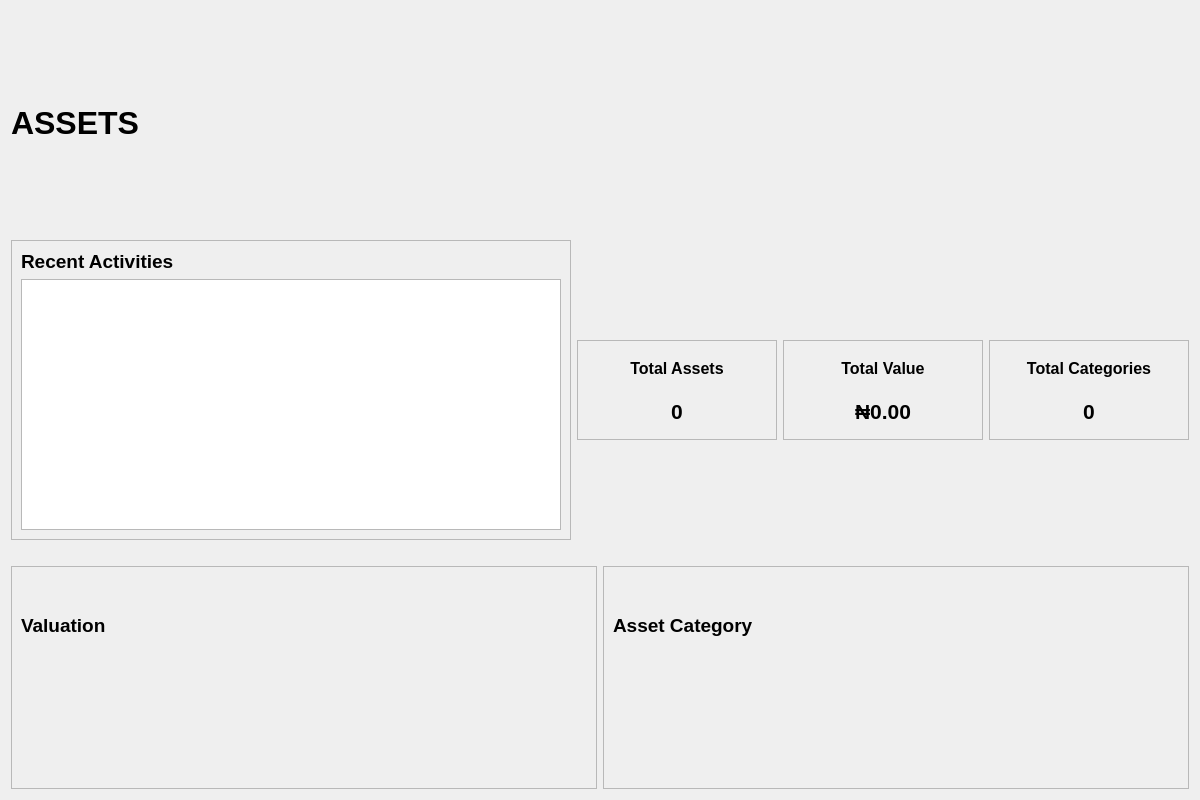
<?xml version="1.0" encoding="UTF-8"?>
<ui version="4.0">
 <class>DashboardScreen</class>
 <widget class="QWidget" name="DashboardScreen">
  <property name="geometry">
   <rect>
    <x>0</x>
    <y>0</y>
    <width>1200</width>
    <height>800</height>
   </rect>
  </property>
  <layout class="QVBoxLayout" name="mainVerticalLayout">
   <item>
    <layout class="QHBoxLayout" name="headerLayout">
     <item>
      <widget class="QLabel" name="assetsLabel">
       <property name="font">
        <font>
         <pointsize>24</pointsize>
         <bold>true</bold>
        </font>
       </property>
       <property name="text">
        <string>ASSETS</string>
       </property>
       <property name="alignment">
        <set>Qt::AlignmentFlag::AlignLeading|Qt::AlignmentFlag::AlignLeft|Qt::AlignmentFlag::AlignVCenter</set>
       </property>
      </widget>
     </item>
     <item>
      <spacer name="headerSpacer">
       <property name="orientation">
        <enum>Qt::Orientation::Horizontal</enum>
       </property>
       <property name="sizeType">
        <enum>QSizePolicy::Policy::Expanding</enum>
       </property>
       <property name="sizeHint" stdset="0">
        <size>
         <width>0</width>
         <height>0</height>
        </size>
       </property>
      </spacer>
     </item>
    </layout>
   </item>
   <item>
    <layout class="QHBoxLayout" name="summaryCardsLayout">
     <item>
      <layout class="QVBoxLayout" name="rightColumnLayout">
       <item>
        <widget class="QFrame" name="recentActivitiesFrame">
         <property name="maximumSize">
          <size>
           <width>16777215</width>
           <height>300</height>
          </size>
         </property>
         <property name="frameShape">
          <enum>QFrame::Shape::StyledPanel</enum>
         </property>
         <layout class="QVBoxLayout" name="recentActivitiesLayout">
          <item>
           <widget class="QLabel" name="recentActivitiesLabel">
            <property name="font">
             <font>
              <pointsize>14</pointsize>
              <bold>true</bold>
             </font>
            </property>
            <property name="text">
             <string>Recent Activities</string>
            </property>
           </widget>
          </item>
          <item>
           <widget class="QListWidget" name="recentActivitiesList"/>
          </item>
         </layout>
        </widget>
       </item>
      </layout>
     </item>
     <item>
      <widget class="QFrame" name="totalAssetsFrame">
       <property name="minimumSize">
        <size>
         <width>200</width>
         <height>100</height>
        </size>
       </property>
       <property name="maximumSize">
        <size>
         <width>16777215</width>
         <height>100</height>
        </size>
       </property>
       <property name="frameShape">
        <enum>QFrame::Shape::StyledPanel</enum>
       </property>
       <layout class="QVBoxLayout" name="totalAssetsLayout">
        <item>
         <widget class="QLabel" name="totalAssetsTitle">
          <property name="font">
           <font>
            <pointsize>12</pointsize>
            <bold>true</bold>
           </font>
          </property>
          <property name="text">
           <string>Total Assets</string>
          </property>
          <property name="alignment">
           <set>Qt::AlignmentFlag::AlignCenter</set>
          </property>
         </widget>
        </item>
        <item>
         <widget class="QLabel" name="totalAssetsLabel">
          <property name="font">
           <font>
            <pointsize>16</pointsize>
            <bold>true</bold>
           </font>
          </property>
          <property name="text">
           <string>0</string>
          </property>
          <property name="alignment">
           <set>Qt::AlignmentFlag::AlignCenter</set>
          </property>
         </widget>
        </item>
       </layout>
      </widget>
     </item>
     <item>
      <widget class="QFrame" name="totalValueFrame">
       <property name="minimumSize">
        <size>
         <width>200</width>
         <height>100</height>
        </size>
       </property>
       <property name="maximumSize">
        <size>
         <width>16777215</width>
         <height>100</height>
        </size>
       </property>
       <property name="frameShape">
        <enum>QFrame::Shape::StyledPanel</enum>
       </property>
       <layout class="QVBoxLayout" name="totalValueLayout">
        <item>
         <widget class="QLabel" name="totalValueTitle">
          <property name="font">
           <font>
            <pointsize>12</pointsize>
            <bold>true</bold>
           </font>
          </property>
          <property name="text">
           <string>Total Value</string>
          </property>
          <property name="alignment">
           <set>Qt::AlignmentFlag::AlignCenter</set>
          </property>
         </widget>
        </item>
        <item>
         <widget class="QLabel" name="totalValueLabel">
          <property name="font">
           <font>
            <pointsize>16</pointsize>
            <bold>true</bold>
           </font>
          </property>
          <property name="text">
           <string>₦0.00</string>
          </property>
          <property name="alignment">
           <set>Qt::AlignmentFlag::AlignCenter</set>
          </property>
         </widget>
        </item>
       </layout>
      </widget>
     </item>
     <item>
      <widget class="QFrame" name="totalCategoriesFrame">
       <property name="minimumSize">
        <size>
         <width>200</width>
         <height>100</height>
        </size>
       </property>
       <property name="maximumSize">
        <size>
         <width>16777215</width>
         <height>100</height>
        </size>
       </property>
       <property name="frameShape">
        <enum>QFrame::Shape::StyledPanel</enum>
       </property>
       <layout class="QVBoxLayout" name="totalCategoriesLayout">
        <item>
         <widget class="QLabel" name="totalCategoriesTitle">
          <property name="font">
           <font>
            <pointsize>12</pointsize>
            <bold>true</bold>
           </font>
          </property>
          <property name="text">
           <string>Total Categories</string>
          </property>
          <property name="alignment">
           <set>Qt::AlignmentFlag::AlignCenter</set>
          </property>
         </widget>
        </item>
        <item>
         <widget class="QLabel" name="totalCategoriesLabel">
          <property name="font">
           <font>
            <pointsize>16</pointsize>
            <bold>true</bold>
           </font>
          </property>
          <property name="text">
           <string>0</string>
          </property>
          <property name="alignment">
           <set>Qt::AlignmentFlag::AlignCenter</set>
          </property>
         </widget>
        </item>
       </layout>
      </widget>
     </item>
    </layout>
   </item>
   <item>
    <spacer name="horizontalSpacer">
     <property name="orientation">
      <enum>Qt::Orientation::Horizontal</enum>
     </property>
     <property name="sizeHint" stdset="0">
      <size>
       <width>40</width>
       <height>20</height>
      </size>
     </property>
    </spacer>
   </item>
   <item>
    <layout class="QHBoxLayout" name="contentLayout">
     <item>
      <layout class="QVBoxLayout" name="leftColumnLayout">
       <item>
        <widget class="QFrame" name="valuationFrame">
         <property name="frameShape">
          <enum>QFrame::Shape::StyledPanel</enum>
         </property>
         <layout class="QVBoxLayout" name="valuationLayout">
          <item>
           <widget class="QLabel" name="valuationLabel">
            <property name="maximumSize">
             <size>
              <width>16777215</width>
              <height>100</height>
             </size>
            </property>
            <property name="font">
             <font>
              <pointsize>14</pointsize>
              <bold>true</bold>
             </font>
            </property>
            <property name="text">
             <string>Valuation</string>
            </property>
           </widget>
          </item>
          <item>
           <widget class="QWidget" name="valuationChartWidget" native="true"/>
          </item>
         </layout>
        </widget>
       </item>
      </layout>
     </item>
     <item>
      <layout class="QHBoxLayout" name="chartsRowLayout">
       <item>
        <widget class="QFrame" name="assetCategoryFrame">
         <property name="frameShape">
          <enum>QFrame::Shape::StyledPanel</enum>
         </property>
         <layout class="QVBoxLayout" name="assetCategoryLayout">
          <item>
           <widget class="QLabel" name="assetCategoryLabel">
            <property name="maximumSize">
             <size>
              <width>16777215</width>
              <height>100</height>
             </size>
            </property>
            <property name="font">
             <font>
              <pointsize>14</pointsize>
              <bold>true</bold>
             </font>
            </property>
            <property name="text">
             <string>Asset Category</string>
            </property>
           </widget>
          </item>
          <item>
           <widget class="QWidget" name="assetCategoryPieWidget" native="true"/>
          </item>
         </layout>
        </widget>
       </item>
      </layout>
     </item>
    </layout>
   </item>
  </layout>
 </widget>
 <resources/>
 <connections/>
</ui>
